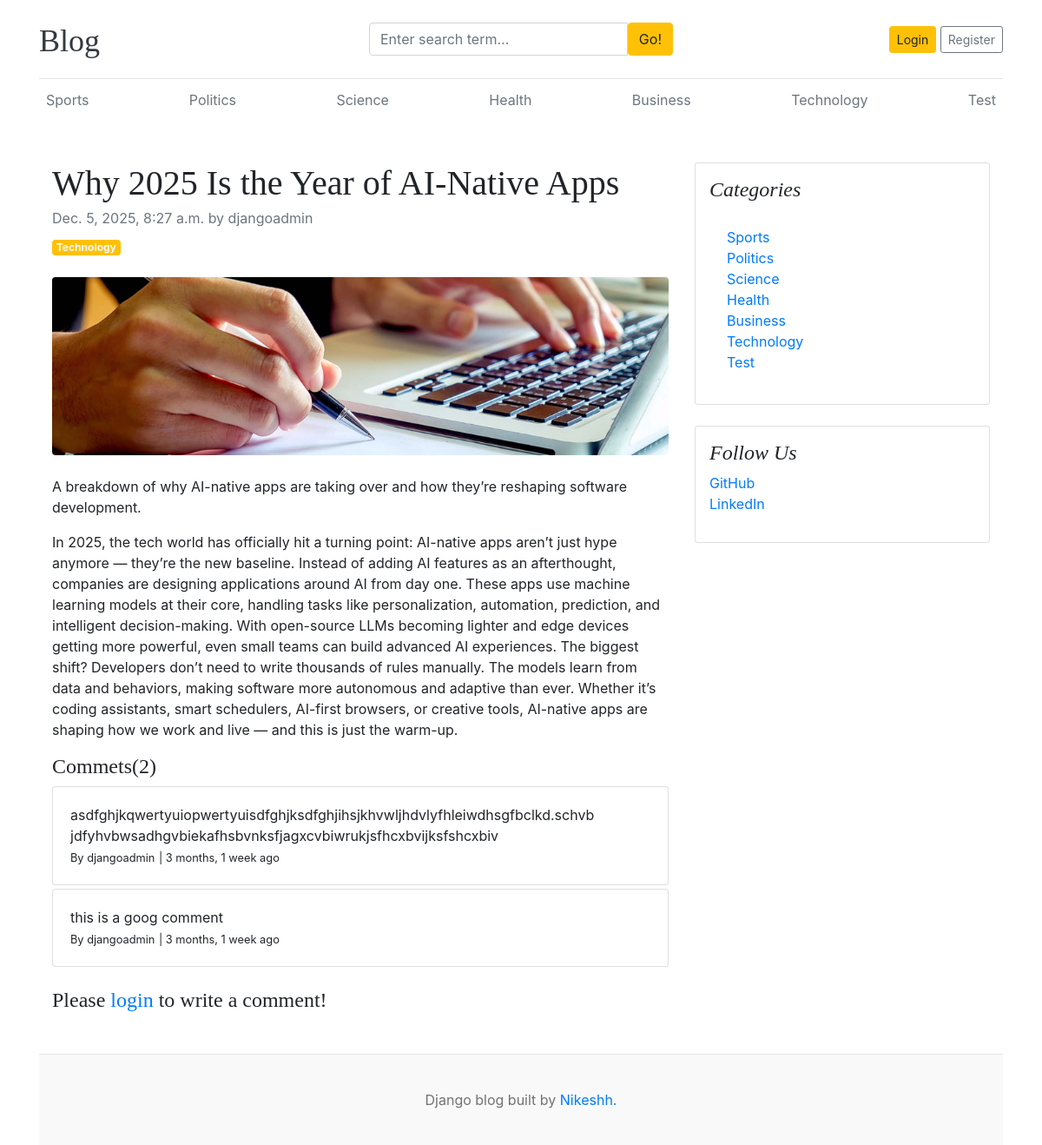
/blogs/why-2025-is-the-year-of-ai-native-apps/, run on the app's committed database.
### blogs/models.py (models this page shows, shortened)
class Category(models.Model):
  category_name = models.CharField(max_length=50, unique=True)
  created_at = models.DateTimeField(auto_now_add=True)
  updated_at = models.DateTimeField(auto_now=True)
  class Meta:
    verbose_name_plural = "Categories"
  def __str__(self):
    return self.category_name

class Blog(models.Model):
  title = models.CharField(max_length=100)
  slug = models.SlugField(max_length=150, unique=True, blank=True)
  category = models.ForeignKey(Category, on_delete=models.CASCADE)
  author = models.ForeignKey(User, on_delete=models.CASCADE)
  featured_image = models.ImageField(upload_to='uploads/%Y/%m/%d')
  short_description = models.TextField(max_length=500)
  blog_body = models.TextField(max_length=2000)
  status = models.CharField(max_length=50,choices=STATUS_CHOICES, default="Draft")
  is_featured = models.BooleanField(default=False)
  created_at = models.DateTimeField(auto_now_add=True)
  updated_at = models.DateTimeField(auto_now=True)

class Comment(models.Model):
  user = models.ForeignKey(User, on_delete=models.CASCADE)
  blog = models.ForeignKey(Blog, on_delete=models.CASCADE)
  comment = models.TextField(max_length=255)
  created_at = models.DateTimeField(auto_now_add=True)
  updated_at = models.DateTimeField(auto_now=True)
  def __str__(self):
    return self.comment

### assignments/models.py (models this page shows, shortened)
class SocialLink(models.Model):
  platform = models.CharField(max_length=25)
  link = models.URLField(max_length=100)
  created_at = models.DateTimeField(auto_now_add=True)
  updated_at = models.DateTimeField(auto_now=True)
  class Meta:
    verbose_name_plural = 'Social Links'

### blogs/views.py (the view, shortened to what this page needs)
# urls.py: path('blogs/<slug:slug>/', BlogsView.blogs, name='blogs'),
def blogs(request, slug):
  single_blog = get_object_or_404(Blog, slug=slug, status='Published')
  comments = Comment.objects.filter(blog=single_blog)
  comments_count = comments.count()
  context = {
    'single_blog':single_blog,
    'comments':comments,
    'comments_count':comments_count,
  }
  return render(request, 'blogs.html', context)

### blogs/context_processors.py (called while the page is built)
def get_categories(request):
  categories = Category.objects.all()
  return dict(categories=categories)

def get_social_links(request):
  social_links = SocialLink.objects.all()
  return dict(social_links=social_links)

### templates/blogs.html
{% extends 'base.html' %} {% block content %}
<div class="container mt-5">
  <div class="row">
    <div class="col-lg-8">
      <article>
        <header class="mb-4">
          <h1 class="fw-bolder mb-1">{{single_blog.title}}</h1>
          <div class="text-muted fst-italic mb-2">
            {{single_blog.created_at}} by {{single_blog.author}}
          </div>
          <a class="badge bg-warning text-decoration-none text-light" href="#!"
            >{{single_blog.category}}</a
          >
        </header>
        <figure class="mb-4">
          <img
            class="img-fluid rounded"
            src="{{single_blog.featured_image.url}}"
            alt="..."
          />
        </figure>
        <section class="mb-5">
            <p>{{single_blog.short_description}}</p>
            <p>{{single_blog.blog_body}}</p>
             <h4>Commets({{comments_count}})</h4>
             {% if comments %}
              {% for comment in comments %}
                <div class="card mt-1">
                  <div class="card-body ">
                    <p class="card-text mb-0">
                      {{comment}}
                    </p>
                    <span>
                      <small>By {{comment.user}}</small>
                      <small>| {{comment.created_at | timesince}} ago</small>
                    </span>
                  </div>
                </div>
              {% endfor %}
             {% else %}
              No Comments yet
             {% endif %}
             <br>
             {% if user.is_authenticated %}
              <div class="form-group">
              <form method="POST">
                {% csrf_token %}
                <div class="form-group">
                  <textarea name="comment" class="form-control"cols="30" rows="10" placeholder="Leave a comment."></textarea>
                  <input type="submit" class="btn btn-primary mt-1">
                </div>
              </form>
             </div>
             {% else %}
             <div>
              <h4>Please <a href="{% url 'login' %}">login</a> to write a comment!</h4>
             </div>
             {% endif %}
        </section>
      </article>
    </div>
    <div class="col-lg-4">
      <div class="card mb-4 p-3">
        <h4 class="font-italic">Categories</h4>
        <div class="card-body">
          <div class="row">
            <div class="col-sm-6">
              <ul class="list-unstyled mb-0">
                {% for category in categories %}
                  <li><a href="{% url 'post_by_category' category.id %}">{{ category.category_name }}</a></li>
                {% endfor %}
              </ul>
            </div>
          </div>
        </div>
      </div>
       {% if social_links %}
        <div class="card mb-4 p-3">
         <h4 class="font-italic">Follow Us</h4>
         <ol class="list-unstyled">
          {% for link in social_links %}
          <li><a href="{{link.link}}" target="_blank">{{link.platform}}</a></li>
          {% endfor %}
          </ol>
        </div>
        {% endif %}
    </div>
  </div>
</div>
{% endblock content %}

### templates/base.html (shortened to what this page needs)
{% load static %}
<!DOCTYPE html>
<html lang="en">
  <head>
    <link
      href="https://getbootstrap.com/docs/4.0/dist/css/bootstrap.min.css"
      rel="stylesheet"/>
    <link href="{% static 'css/blog.css' %}" rel="stylesheet" />
    <link rel="stylesheet" href="https://cdnjs.cloudflare.com/ajax/libs/font-awesome/4.7.0/css/font-awesome.min.css">
  </head>
  <body>
    <div class="container">
      <header class="blog-header py-3">
        <div class="row flex-nowrap justify-content-between align-items-center">
          <div class="col-4 pt-1">
            <a class="blog-header-logo text-dark" href="/">Blog</a>
          </div>
          <div class="col-4">
            <form method="GET" action="{% url 'search' %}">
              <div class="input-group">
                <input type="text" class="form-control" name="keyword" value="{{keyword}}" placeholder="Enter search term...", aria-label="Enter search term">
                <button type="submit" id="button-search" class="btn btn-warning" >Go!</button>
              </div>
            </form>
          </div>
          <div class="col-4 d-flex justify-content-end align-items-center">
            {% if not user.is_authenticated %}
            <a class="btn btn-sm btn-warning" href="{% url 'login' %}">Login</a> &nbsp;
            <a class="btn btn-sm btn-outline-secondary" href="{% url 'register' %}">Register</a>
            {% else %}
            <span>
              <a href="{% url 'dashboard' %}">Dashboard</a>
            </span>
            <a class="btn btn-sm btn-warning" href="{% url 'logout' %}">Logout</a>
            {% endif %}
          </div>
        </div>
      </header>
      <div class="nav-scroller py-1 mb-2">
        <nav class="nav d-flex justify-content-between">
          {% for category in categories %}
          <a class="p-2 text-muted" href="{% url 'post_by_category' category.id %}">{{category.category_name}}</a>
          {% endfor %}
        </nav>
      </div>
      {% block content %}
      {% endblock content %}
     <footer class="blog-footer">
      <p>Django blog built by <a href="#">Nikeshh.</a></p>
    </footer>
  </body>
</html>

### blog_main/static/css/blog.css (style rules this page uses)
.blog-header { border-bottom: 1px solid #e5e5e5; }
.blog-header-logo { font-family: "Playfair Display", Georgia, "Times New Roman", serif; font-size: 2.25rem; }
h1, h2, h3, h4, h5, h6 { font-family: "Playfair Display", Georgia, "Times New Roman", serif; }
.blog-footer { padding: 2.5rem 0; color: #727272; text-align: center; background-color: #f9f9f9; border-top: .05rem solid #e5e5e5; }
.blog-footer p:last-child { margin-bottom: 0; }

### data on the page
Category: category_name "Sports"
Category: category_name "Politics"
Category: category_name "Science"
Category: category_name "Health"
Category: category_name "Business"
Category: category_name "Technology"
Category: category_name "Test"
Blog: title "Why 2025 Is the Year of AI-Native Apps", created_at "Dec. 5, 2025, 8:27 a.m.", author "djangoadmin", category "Technology", featured_image (picture), short_description "A breakdown of why AI-native apps are taking over and how they’re reshaping software development.", blog_body "In 2025, the tech world has officially hit a turning point: AI-native apps aren’t just hype anymore — they’re the new baseline. Instead of adding AI features as an afterthought, companies are designing applications around AI from day one. These apps use machine learning models at their core, handling tasks like personalization, automation, prediction, and intelligent decision-making. With open-source LLMs becoming lighter and edge devices getting more powerful, even small teams can build advanced AI experiences. The biggest shift? Developers don’t need to write thousands of rules manually. The models learn from data and behaviors, making software more autonomous and adaptive than ever.…"
Comment: comment "asdfghjkqwertyuiopwertyuisdfghjksdfghjihsjkhvwljhdvlyfhleiwdhsgfbclkd.schvb jdfyhvbwsadhgvbiekafhsbvnksfjagxcvbiwrukjsfhcxbvijksfshcxbiv", user "djangoadmin", created_at "3 months, 1 week"
Comment: comment "this is a goog comment", user "djangoadmin", created_at "3 months, 1 week"
SocialLink: platform "GitHub"
SocialLink: platform "LinkedIn"

### other printed values
{{ comments_count }} "2"
